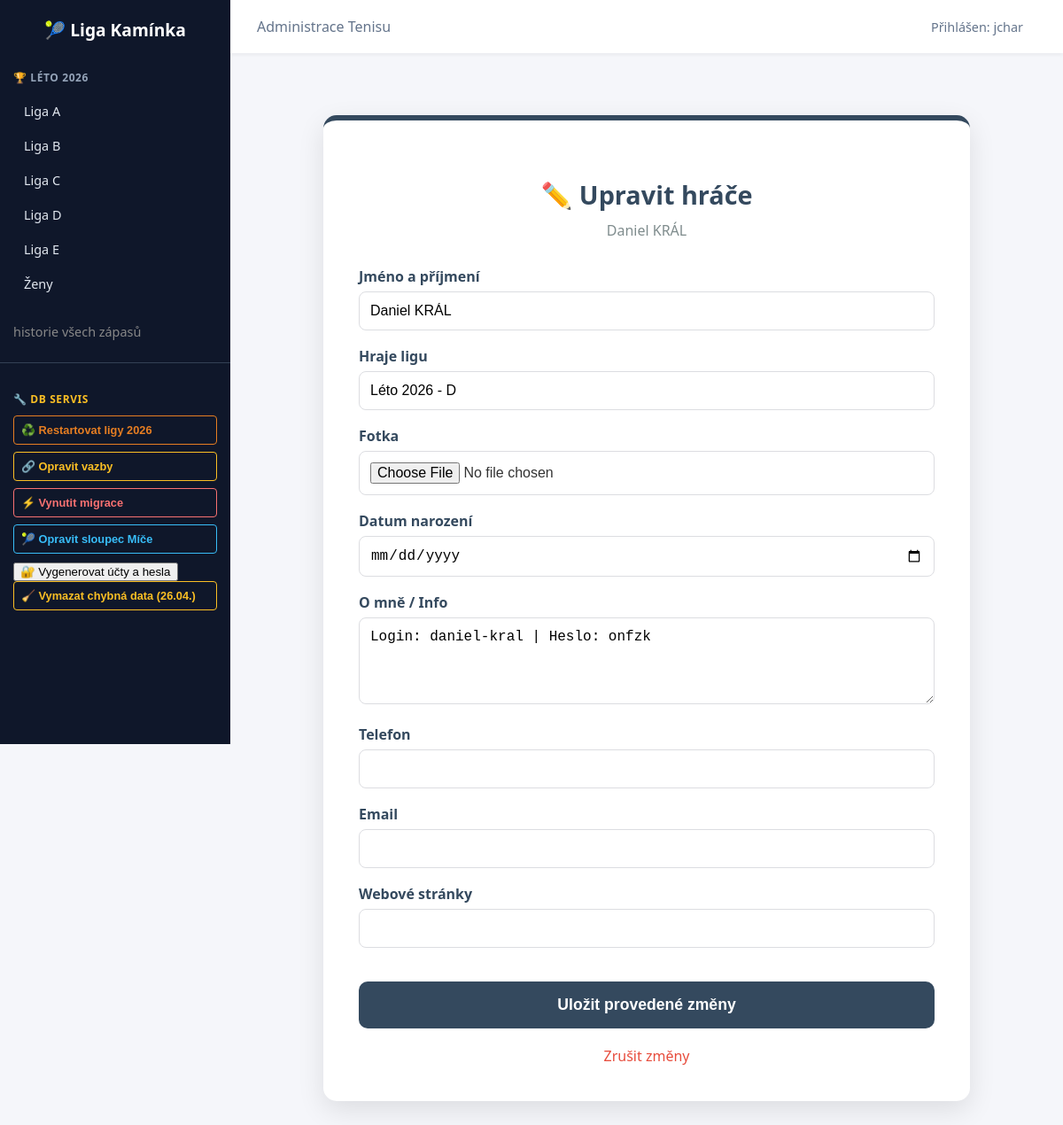
Screenshot of /tenis/editovat-hrace/2/ (signed in) with the database file from the repository.
### tenis_app/models.py (models this page shows, shortened)
class Hrac(models.Model):
    jmeno = models.CharField(max_length=100, verbose_name="Jméno a příjmení")
    klub = models.CharField(max_length=100, blank=True, null=True, verbose_name="hraje ligu")
    foto = models.ImageField(upload_to='hraci/', blank=True, null=True, verbose_name="Fotka")
    datum_narozeni = models.DateField(blank=True, null=True, verbose_name="Datum narození")
    info = models.TextField(blank=True, null=True, verbose_name="O mně / Info")
    telefon = models.CharField(max_length=20, blank=True, null=True, verbose_name="Telefon")
    email = models.EmailField(blank=True, null=True, verbose_name="Email")
    web = models.URLField(blank=True, null=True, verbose_name="Webové stránky")
    class Meta:
        verbose_name = "Hráč"
        verbose_name_plural = "Hráči"
    class Meta:
        verbose_name = "Hráč"
        verbose_name_plural = "Hráči"

### tenis_app/views.py (the view)
# urls.py: path('editovat-hrace/<int:pk>/', views.editovat_hrace, name='editovat_hrace'),
@login_required
def editovat_hrace(request, pk):
    hrac = get_object_or_404(Hrac, pk=pk)
    if request.method == 'POST':
        form = HracForm(request.POST, request.FILES, instance=hrac)
        if form.is_valid():
            form.save()
            return redirect('tenis_index')
    else:
        form = HracForm(instance=hrac)
    return render(request, 'tenis_app/editovat_hrace.html', {
        'form': form,
        'hrac': hrac
    })

### tenis_app/forms.py
class HracForm(forms.ModelForm):
    class Meta:
        model = Hrac
        fields = '__all__'
        widgets = {
            'datum_narozeni': forms.DateInput(attrs={'type': 'date'}),
            'info': forms.Textarea(attrs={'rows': 4}),
        }

### tenis_app/templates/tenis_app/editovat_hrace.html (shortened to what this page needs)
{% extends "base.html" %}
{% block content %}
<div class="form-container">
    <div class="form-header">
        <h2 class="form-title">✏️ Upravit hráče</h2>
        <p style="color: #7f8c8d; margin-top: 0;">{{ hrac.jmeno }}</p>
    </div>
    <form method="post" enctype="multipart/form-data">
        {% for field in form %}
            <div class="form-group">
                <label for="{{ field.id_for_label }}">{{ field.label }}</label>
                {{ field }}
            </div>
        {% endfor %}
        <button type="submit" class="btn-update">Uložit provedené změny</button>
    </form>
    <a href="{% url 'tenis_index' %}" class="back-link">Zrušit změny</a>
</div>
{% endblock %}

### tenis_app/templates/base.html (shortened to what this page needs)
{% load static %}
<!DOCTYPE html>
<html lang="cs">
<head>
</head>
<body>
    <nav class="sidebar">
        <div style="padding: 0 25px 20px; text-align: center;">
            <a href="/" style="text-decoration: none; color: white; font-weight: bold; font-size: 1.2rem;">🎾 Liga Kamínka</a>
        </div>
        <div class="nav-section">
            <h3 class="nav-title">🏆 Léto 2026</h3>
            <ul class="nav-list">
                <li><a href="{% url 'detail_souteze' soutez_slug='26_kaminka_leto_A' %}" class="nav-link">Liga A</a></li>
                <li><a href="{% url 'detail_souteze' soutez_slug='26_kaminka_leto_B' %}" class="nav-link">Liga B</a></li>
                <li><a href="{% url 'detail_souteze' soutez_slug='26_kaminka_leto_C' %}" class="nav-link">Liga C</a></li>
                <li><a href="{% url 'detail_souteze' soutez_slug='26_kaminka_leto_D' %}" class="nav-link">Liga D</a></li>
                <li><a href="{% url 'detail_souteze' soutez_slug='26_kaminka_leto_E' %}" class="nav-link">Liga E</a></li>
                <li><a href="{% url 'detail_souteze' soutez_slug='26_kaminka_leto_z' %}" class="nav-link">Ženy</a></li>
            </ul>
        </div>
        <div class="nav-section">
            <a href="{% url 'prehled_vsech_zapasu' %}" style="color: #888; text-decoration: none; font-size: 0.9rem; display: block; margin-bottom: 10px;">
                historie všech zápasů
            </a>
        </div>
		{% if user.is_superuser %}
		<div class="nav-section" style="border-top: 1px solid #334155; padding-top: 20px; margin-top: 20px;">
			<h3 class="nav-title" style="color: #fbbf24;">🔧 DB SERVIS</h3>
			<ul class="nav-list">
				<li>
					<form action="{% url 'admin_tools' %}" method="post">
						<button type="submit" class="admin-btn" style="color: #e67e22; border-color: #e67e22;"
								onclick="return confirm('POZOR: Tato akce smaže všechny zápasy v ligách 2026 a vygeneruje nové se spravedlivým rozdělením míčů. Pokračovat?')">
							♻️ Restartovat ligy 2026
						</button>
					</form>
				</li>
				<li>
					<form action="{% url 'admin_tools' %}" method="post">
						<button type="submit" class="admin-btn btn-warn">🔗 Opravit vazby</button>
					</form>
				</li>
				<li>
					<form action="{% url 'admin_tools' %}" method="post">
						<button type="submit" class="admin-btn btn-danger">⚡ Vynutit migrace</button>
					</form>
				</li>
				<li>
					<form action="{% url 'admin_tools' %}" method="post">
						<button type="submit" class="admin-btn btn-info">🎾 Opravit sloupec Míče</button>
					</form>
				</li>
				<li>
				<form method="post" action="{% url 'admin_tools_launcher' %}">
					<button type="submit" name="akce" value="vytvor_hrace" class="btn-submit">
						🔐 Vygenerovat účty a hesla
					</button>
				</form>
				</li>
				<li>
					<form action="{% url 'admin_tools' %}" method="post">
						<button type="submit" class="admin-btn btn-warn" onclick="return confirm('Opravdu smazat datum u všech neodehraných zápasů?')">
							🧹 Vymazat chybná data (26.04.)
						</button>
					</form>
				</li>
			</ul>
		</div>
		{% endif %}
    </nav>
    <div class="main-wrapper">
        <header class="top-navbar">
            <div style="color: #64748b; font-weight: 500;">Administrace Tenisu</div>
            <div>
                {% if user.is_authenticated %}
                    <span style="font-size: 0.9rem; color: #64748b; margin-right: 15px;">Přihlášen: {{ user.username }}</span>
                {% endif %}
            </div>
        </header>
        <main class="main-content">
            {% block content %}
            {% endblock %}
        </main>
    </div>
</body>
</html>

### tenis_app/templates/base.html (style rules this page uses)
:root { --navy: #1e293b; --clay: #e67e22; --clay-dark: #d35400; --border: #dcdde1; --win: #27ae60; --bg: #f5f6fa; --sidebar-bg: #0f172a; }
body { font-family: 'Segoe UI', Tahoma, Geneva, Verdana, sans-serif; margin: 0; background-color: var(--bg); color: #333; display: flex; min-height: 100vh; }
.sidebar { width: 260px; background: var(--sidebar-bg); color: white; padding: 20px 0; flex-shrink: 0; position: sticky; top: 0; height: 100vh; overflow-y: auto; }
.nav-section { margin-bottom: 25px; padding: 0 15px; }
.nav-title { font-size: 0.75rem; text-transform: uppercase; color: #94a3b8; margin-bottom: 10px; letter-spacing: 0.05em; }
.nav-list { list-style: none; padding: 0; margin: 0; }
.nav-link { display: block; padding: 10px 12px; color: #e2e8f0; text-decoration: none; border-radius: 6px; transition: 0.2s; font-size: 0.9rem; }
.admin-btn { width: 100%; background: transparent; border: 1px solid; padding: 8px; border-radius: 4px; cursor: pointer; font-size: 0.8rem; font-weight: bold; transition: 0.2s; text-align: left; margin-bottom: 8px; }
.btn-warn { color: #fbbf24; border-color: #fbbf24; }
.btn-danger { color: #f87171; border-color: #f87171; }
.btn-info { color: #38bdf8; border-color: #38bdf8; }
.main-wrapper { flex-grow: 1; display: flex; flex-direction: column; }
.top-navbar { background: white; height: 60px; display: flex; align-items: center; justify-content: space-between; padding: 0 30px; box-shadow: 0 2px 4px rgba(0,0,0,0.05); }
.main-content { padding: 30px; }

### tenis_app/templates/tenis_app/editovat_hrace.html (style rules this page uses)
.form-container { max-width: 650px; margin: 40px auto; background: white; padding: 40px; border-radius: 15px; box-shadow: 0 10px 30px rgba(0,0,0,0.1); border-top: 6px solid #34495e; }
.form-header { text-align: center; margin-bottom: 30px; }
.form-title { color: #34495e; margin-bottom: 10px; text-align: center; font-size: 1.8rem; }
.form-group { margin-bottom: 18px; }
.form-group label { display: block; margin-bottom: 6px; font-weight: 600; color: #34495e; }
input[type="text"], input[type="email"], input[type="url"], input[type="date"], textarea, select, input[type="file"] { width: 100%; padding: 12px; border: 1px solid #dcdde1; border-radius: 8px; box-sizing: border-box; font-size: 1rem; }
.btn-update { background-color: #34495e; color: white; border: none; padding: 16px; width: 100%; border-radius: 10px; font-weight: bold; cursor: pointer; transition: 0.3s; font-size: 1.1rem; margin-top: 20px; }
.back-link { display: block; text-align: center; margin-top: 20px; color: #e74c3c; text-decoration: none; font-weight: 500; }

### rows the page displays
Hrac: jmeno "Daniel KRÁL", form "Daniel KRÁL" "Léto 2026 - D" "Login: daniel-kral | Heslo: onfzk"

### other values shown
{{ user.username }} "jchar"
{{ field.label }} "Jméno a příjmení" "Hraje ligu" "Fotka" "Datum narození" "O mně / Info" "Telefon" "Email" "Webové stránky"
